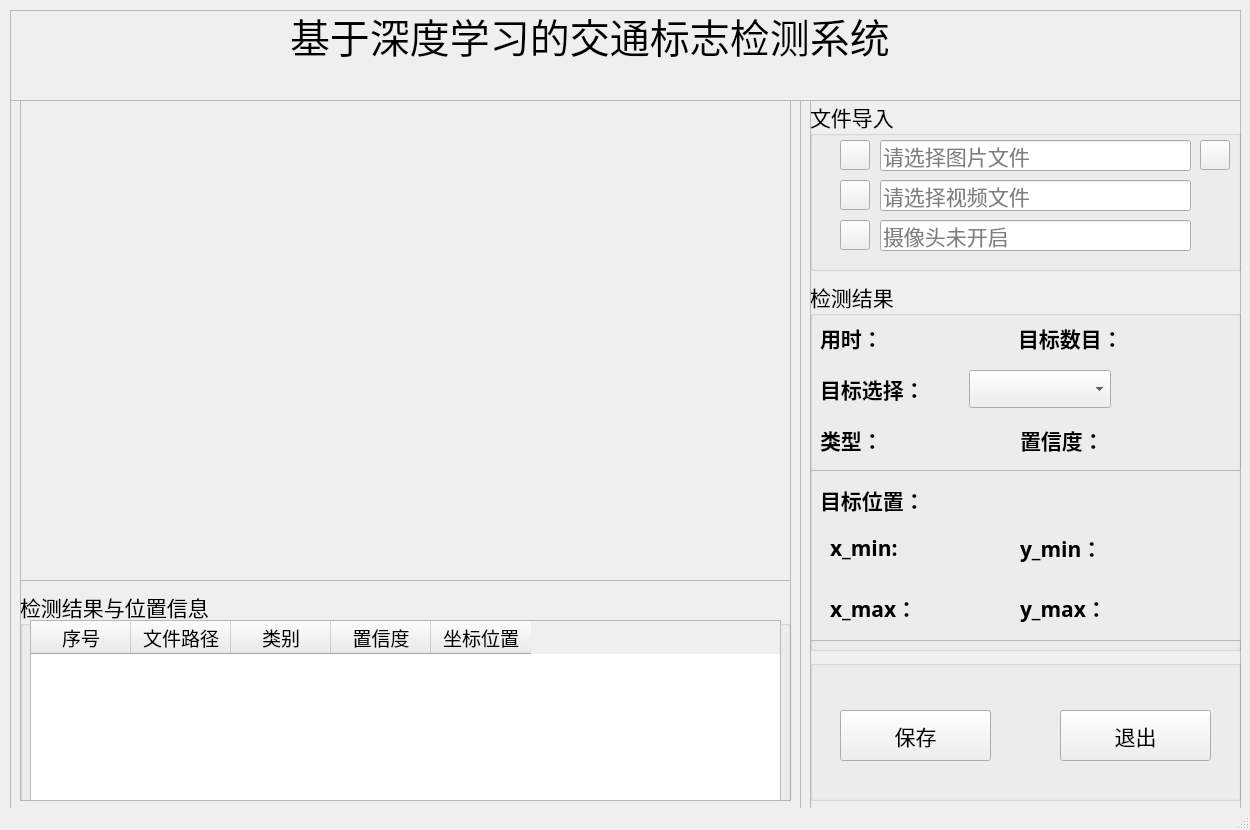
<?xml version="1.0" encoding="UTF-8"?>
<ui version="4.0">
 <class>MainWindow</class>
 <widget class="QMainWindow" name="MainWindow">
  <property name="geometry">
   <rect>
    <x>0</x>
    <y>0</y>
    <width>1250</width>
    <height>830</height>
   </rect>
  </property>
  <property name="minimumSize">
   <size>
    <width>1250</width>
    <height>830</height>
   </size>
  </property>
  <property name="maximumSize">
   <size>
    <width>1250</width>
    <height>830</height>
   </size>
  </property>
  <property name="windowTitle">
   <string>基于深度学习的西红柿成熟度检测系统</string>
  </property>
  <property name="windowIcon">
   <iconset resource="ui_sources.qrc">
    <normaloff>:/icons/ui_imgs/icons/目标检测.png</normaloff>:/icons/ui_imgs/icons/目标检测.png</iconset>
  </property>
  <widget class="QWidget" name="centralwidget">
   <widget class="QFrame" name="frame">
    <property name="geometry">
     <rect>
      <x>10</x>
      <y>100</y>
      <width>791</width>
      <height>711</height>
     </rect>
    </property>
    <property name="frameShape">
     <enum>QFrame::StyledPanel</enum>
    </property>
    <property name="frameShadow">
     <enum>QFrame::Raised</enum>
    </property>
    <widget class="QFrame" name="frame_2">
     <property name="geometry">
      <rect>
       <x>10</x>
       <y>0</y>
       <width>771</width>
       <height>481</height>
      </rect>
     </property>
     <property name="frameShape">
      <enum>QFrame::StyledPanel</enum>
     </property>
     <property name="frameShadow">
      <enum>QFrame::Raised</enum>
     </property>
     <widget class="QLabel" name="label_show">
      <property name="geometry">
       <rect>
        <x>0</x>
        <y>0</y>
        <width>770</width>
        <height>480</height>
       </rect>
      </property>
      <property name="minimumSize">
       <size>
        <width>770</width>
        <height>480</height>
       </size>
      </property>
      <property name="maximumSize">
       <size>
        <width>770</width>
        <height>480</height>
       </size>
      </property>
      <property name="styleSheet">
       <string notr="true">border-image: url(:/icons/ui_imgs/11.png);</string>
      </property>
      <property name="text">
       <string/>
      </property>
     </widget>
    </widget>
    <widget class="QFrame" name="frame_3">
     <property name="geometry">
      <rect>
       <x>10</x>
       <y>480</y>
       <width>771</width>
       <height>221</height>
      </rect>
     </property>
     <property name="frameShape">
      <enum>QFrame::StyledPanel</enum>
     </property>
     <property name="frameShadow">
      <enum>QFrame::Raised</enum>
     </property>
     <widget class="QGroupBox" name="groupBox_3">
      <property name="geometry">
       <rect>
        <x>0</x>
        <y>10</y>
        <width>771</width>
        <height>221</height>
       </rect>
      </property>
      <property name="font">
       <font>
        <family>华文楷体</family>
        <pointsize>16</pointsize>
       </font>
      </property>
      <property name="title">
       <string>检测结果与位置信息</string>
      </property>
      <widget class="QTableWidget" name="tableWidget">
       <property name="geometry">
        <rect>
         <x>10</x>
         <y>30</y>
         <width>751</width>
         <height>181</height>
        </rect>
       </property>
       <property name="font">
        <font>
         <family>华文楷体</family>
         <pointsize>14</pointsize>
        </font>
       </property>
       <column>
        <property name="text">
         <string>序号</string>
        </property>
       </column>
       <column>
        <property name="text">
         <string>文件路径</string>
        </property>
       </column>
       <column>
        <property name="text">
         <string>类别</string>
        </property>
       </column>
       <column>
        <property name="text">
         <string>置信度</string>
        </property>
       </column>
       <column>
        <property name="text">
         <string>坐标位置</string>
        </property>
       </column>
      </widget>
     </widget>
    </widget>
   </widget>
   <widget class="QFrame" name="frame_4">
    <property name="geometry">
     <rect>
      <x>810</x>
      <y>100</y>
      <width>431</width>
      <height>711</height>
     </rect>
    </property>
    <property name="frameShape">
     <enum>QFrame::StyledPanel</enum>
    </property>
    <property name="frameShadow">
     <enum>QFrame::Raised</enum>
    </property>
    <widget class="QGroupBox" name="groupBox">
     <property name="geometry">
      <rect>
       <x>0</x>
       <y>0</y>
       <width>431</width>
       <height>171</height>
      </rect>
     </property>
     <property name="font">
      <font>
       <family>华文楷体</family>
       <pointsize>16</pointsize>
      </font>
     </property>
     <property name="title">
      <string>文件导入</string>
     </property>
     <widget class="QLineEdit" name="PiclineEdit">
      <property name="geometry">
       <rect>
        <x>70</x>
        <y>40</y>
        <width>311</width>
        <height>31</height>
       </rect>
      </property>
      <property name="inputMask">
       <string/>
      </property>
      <property name="placeholderText">
       <string>请选择图片文件</string>
      </property>
     </widget>
     <widget class="QLineEdit" name="VideolineEdit">
      <property name="geometry">
       <rect>
        <x>70</x>
        <y>80</y>
        <width>311</width>
        <height>31</height>
       </rect>
      </property>
      <property name="placeholderText">
       <string>请选择视频文件</string>
      </property>
     </widget>
     <widget class="QPushButton" name="CapBtn">
      <property name="geometry">
       <rect>
        <x>30</x>
        <y>120</y>
        <width>30</width>
        <height>30</height>
       </rect>
      </property>
      <property name="styleSheet">
       <string notr="true">border-image: url(:/icons/ui_imgs/icons/camera.png);</string>
      </property>
      <property name="text">
       <string/>
      </property>
     </widget>
     <widget class="QPushButton" name="PicBtn">
      <property name="geometry">
       <rect>
        <x>30</x>
        <y>40</y>
        <width>30</width>
        <height>30</height>
       </rect>
      </property>
      <property name="styleSheet">
       <string notr="true">border-image: url(:/icons/ui_imgs/icons/img.png);</string>
      </property>
      <property name="text">
       <string/>
      </property>
     </widget>
     <widget class="QPushButton" name="VideoBtn">
      <property name="geometry">
       <rect>
        <x>30</x>
        <y>80</y>
        <width>30</width>
        <height>30</height>
       </rect>
      </property>
      <property name="styleSheet">
       <string notr="true">border-image: url(:/icons/ui_imgs/icons/video.png);</string>
      </property>
      <property name="text">
       <string/>
      </property>
     </widget>
     <widget class="QLineEdit" name="CaplineEdit">
      <property name="geometry">
       <rect>
        <x>70</x>
        <y>120</y>
        <width>311</width>
        <height>31</height>
       </rect>
      </property>
      <property name="placeholderText">
       <string>摄像头未开启</string>
      </property>
     </widget>
     <widget class="QPushButton" name="FilesBtn">
      <property name="geometry">
       <rect>
        <x>390</x>
        <y>40</y>
        <width>30</width>
        <height>30</height>
       </rect>
      </property>
      <property name="styleSheet">
       <string notr="true">border-image: url(:/icons/ui_imgs/icons/folder.png);</string>
      </property>
      <property name="text">
       <string/>
      </property>
     </widget>
    </widget>
    <widget class="QGroupBox" name="groupBox_2">
     <property name="geometry">
      <rect>
       <x>0</x>
       <y>180</y>
       <width>431</width>
       <height>371</height>
      </rect>
     </property>
     <property name="font">
      <font>
       <family>华文楷体</family>
       <pointsize>16</pointsize>
      </font>
     </property>
     <property name="title">
      <string>检测结果</string>
     </property>
     <widget class="QFrame" name="frame_6">
      <property name="geometry">
       <rect>
        <x>0</x>
        <y>190</y>
        <width>431</width>
        <height>171</height>
       </rect>
      </property>
      <property name="frameShape">
       <enum>QFrame::StyledPanel</enum>
      </property>
      <property name="frameShadow">
       <enum>QFrame::Raised</enum>
      </property>
      <widget class="QLabel" name="label_4">
       <property name="geometry">
        <rect>
         <x>10</x>
         <y>10</y>
         <width>131</width>
         <height>41</height>
        </rect>
       </property>
       <property name="font">
        <font>
         <family>华文楷体</family>
         <pointsize>16</pointsize>
        </font>
       </property>
       <property name="styleSheet">
        <string notr="true"/>
       </property>
       <property name="text">
        <string>&lt;html&gt;&lt;head/&gt;&lt;body&gt;&lt;p&gt;&lt;span style=&quot; font-weight:600;&quot;&gt;目标位置：&lt;/span&gt;&lt;/p&gt;&lt;/body&gt;&lt;/html&gt;</string>
       </property>
      </widget>
      <widget class="QWidget" name="layoutWidget">
       <property name="geometry">
        <rect>
         <x>20</x>
         <y>60</y>
         <width>161</width>
         <height>37</height>
        </rect>
       </property>
       <layout class="QHBoxLayout" name="horizontalLayout">
        <item>
         <widget class="QLabel" name="label_6">
          <property name="font">
           <font>
            <family>华文楷体</family>
            <pointsize>16</pointsize>
            <weight>50</weight>
            <bold>false</bold>
           </font>
          </property>
          <property name="text">
           <string>&lt;html&gt;&lt;head/&gt;&lt;body&gt;&lt;p&gt;&lt;span style=&quot; font-weight:600;&quot;&gt;x_min:&lt;/span&gt;&lt;/p&gt;&lt;/body&gt;&lt;/html&gt;</string>
          </property>
         </widget>
        </item>
        <item>
         <widget class="QLabel" name="label_xmin">
          <property name="palette">
           <palette>
            <active>
             <colorrole role="WindowText">
              <brush brushstyle="SolidPattern">
               <color alpha="255">
                <red>255</red>
                <green>0</green>
                <blue>0</blue>
               </color>
              </brush>
             </colorrole>
            </active>
            <inactive>
             <colorrole role="WindowText">
              <brush brushstyle="SolidPattern">
               <color alpha="255">
                <red>255</red>
                <green>0</green>
                <blue>0</blue>
               </color>
              </brush>
             </colorrole>
            </inactive>
            <disabled>
             <colorrole role="WindowText">
              <brush brushstyle="SolidPattern">
               <color alpha="255">
                <red>120</red>
                <green>120</green>
                <blue>120</blue>
               </color>
              </brush>
             </colorrole>
            </disabled>
           </palette>
          </property>
          <property name="font">
           <font>
            <family>Arial</family>
            <pointsize>16</pointsize>
            <weight>75</weight>
            <bold>true</bold>
           </font>
          </property>
          <property name="text">
           <string/>
          </property>
         </widget>
        </item>
       </layout>
      </widget>
      <widget class="QWidget" name="layoutWidget">
       <property name="geometry">
        <rect>
         <x>210</x>
         <y>60</y>
         <width>161</width>
         <height>37</height>
        </rect>
       </property>
       <layout class="QHBoxLayout" name="horizontalLayout_2">
        <item>
         <widget class="QLabel" name="label_8">
          <property name="text">
           <string>&lt;html&gt;&lt;head/&gt;&lt;body&gt;&lt;p&gt;&lt;span style=&quot; font-weight:600;&quot;&gt;y_min：&lt;/span&gt;&lt;/p&gt;&lt;/body&gt;&lt;/html&gt;</string>
          </property>
         </widget>
        </item>
        <item>
         <widget class="QLabel" name="label_ymin">
          <property name="palette">
           <palette>
            <active>
             <colorrole role="WindowText">
              <brush brushstyle="SolidPattern">
               <color alpha="255">
                <red>255</red>
                <green>0</green>
                <blue>0</blue>
               </color>
              </brush>
             </colorrole>
            </active>
            <inactive>
             <colorrole role="WindowText">
              <brush brushstyle="SolidPattern">
               <color alpha="255">
                <red>255</red>
                <green>0</green>
                <blue>0</blue>
               </color>
              </brush>
             </colorrole>
            </inactive>
            <disabled>
             <colorrole role="WindowText">
              <brush brushstyle="SolidPattern">
               <color alpha="255">
                <red>120</red>
                <green>120</green>
                <blue>120</blue>
               </color>
              </brush>
             </colorrole>
            </disabled>
           </palette>
          </property>
          <property name="font">
           <font>
            <family>Arial</family>
            <pointsize>16</pointsize>
            <weight>75</weight>
            <bold>true</bold>
           </font>
          </property>
          <property name="text">
           <string/>
          </property>
         </widget>
        </item>
       </layout>
      </widget>
      <widget class="QWidget" name="layoutWidget">
       <property name="geometry">
        <rect>
         <x>20</x>
         <y>120</y>
         <width>161</width>
         <height>37</height>
        </rect>
       </property>
       <layout class="QHBoxLayout" name="horizontalLayout_3">
        <item>
         <widget class="QLabel" name="label_7">
          <property name="text">
           <string>&lt;html&gt;&lt;head/&gt;&lt;body&gt;&lt;p&gt;&lt;span style=&quot; font-weight:600;&quot;&gt;x_max：&lt;/span&gt;&lt;/p&gt;&lt;/body&gt;&lt;/html&gt;</string>
          </property>
         </widget>
        </item>
        <item>
         <widget class="QLabel" name="label_xmax">
          <property name="palette">
           <palette>
            <active>
             <colorrole role="WindowText">
              <brush brushstyle="SolidPattern">
               <color alpha="255">
                <red>255</red>
                <green>0</green>
                <blue>0</blue>
               </color>
              </brush>
             </colorrole>
            </active>
            <inactive>
             <colorrole role="WindowText">
              <brush brushstyle="SolidPattern">
               <color alpha="255">
                <red>255</red>
                <green>0</green>
                <blue>0</blue>
               </color>
              </brush>
             </colorrole>
            </inactive>
            <disabled>
             <colorrole role="WindowText">
              <brush brushstyle="SolidPattern">
               <color alpha="255">
                <red>120</red>
                <green>120</green>
                <blue>120</blue>
               </color>
              </brush>
             </colorrole>
            </disabled>
           </palette>
          </property>
          <property name="font">
           <font>
            <family>Arial</family>
            <pointsize>16</pointsize>
            <weight>75</weight>
            <bold>true</bold>
           </font>
          </property>
          <property name="text">
           <string/>
          </property>
         </widget>
        </item>
       </layout>
      </widget>
      <widget class="QWidget" name="layoutWidget">
       <property name="geometry">
        <rect>
         <x>210</x>
         <y>120</y>
         <width>161</width>
         <height>37</height>
        </rect>
       </property>
       <layout class="QHBoxLayout" name="horizontalLayout_4">
        <item>
         <widget class="QLabel" name="label_9">
          <property name="text">
           <string>&lt;html&gt;&lt;head/&gt;&lt;body&gt;&lt;p&gt;&lt;span style=&quot; font-weight:600;&quot;&gt;y_max：&lt;/span&gt;&lt;/p&gt;&lt;/body&gt;&lt;/html&gt;</string>
          </property>
         </widget>
        </item>
        <item>
         <widget class="QLabel" name="label_ymax">
          <property name="palette">
           <palette>
            <active>
             <colorrole role="WindowText">
              <brush brushstyle="SolidPattern">
               <color alpha="255">
                <red>255</red>
                <green>0</green>
                <blue>0</blue>
               </color>
              </brush>
             </colorrole>
            </active>
            <inactive>
             <colorrole role="WindowText">
              <brush brushstyle="SolidPattern">
               <color alpha="255">
                <red>255</red>
                <green>0</green>
                <blue>0</blue>
               </color>
              </brush>
             </colorrole>
            </inactive>
            <disabled>
             <colorrole role="WindowText">
              <brush brushstyle="SolidPattern">
               <color alpha="255">
                <red>120</red>
                <green>120</green>
                <blue>120</blue>
               </color>
              </brush>
             </colorrole>
            </disabled>
           </palette>
          </property>
          <property name="font">
           <font>
            <family>Arial</family>
            <pointsize>16</pointsize>
            <weight>75</weight>
            <bold>true</bold>
           </font>
          </property>
          <property name="text">
           <string/>
          </property>
         </widget>
        </item>
       </layout>
      </widget>
     </widget>
     <widget class="QWidget" name="layoutWidget">
      <property name="geometry">
       <rect>
        <x>208</x>
        <y>40</y>
        <width>211</width>
        <height>37</height>
       </rect>
      </property>
      <layout class="QHBoxLayout" name="horizontalLayout_5">
       <item>
        <widget class="QLabel" name="label">
         <property name="text">
          <string>&lt;html&gt;&lt;head/&gt;&lt;body&gt;&lt;p&gt;&lt;span style=&quot; font-weight:600;&quot;&gt;目标数目：&lt;/span&gt;&lt;/p&gt;&lt;/body&gt;&lt;/html&gt;</string>
         </property>
        </widget>
       </item>
       <item>
        <widget class="QLabel" name="label_nums">
         <property name="palette">
          <palette>
           <active>
            <colorrole role="WindowText">
             <brush brushstyle="SolidPattern">
              <color alpha="255">
               <red>255</red>
               <green>0</green>
               <blue>0</blue>
              </color>
             </brush>
            </colorrole>
            <colorrole role="Text">
             <brush brushstyle="SolidPattern">
              <color alpha="255">
               <red>0</red>
               <green>0</green>
               <blue>0</blue>
              </color>
             </brush>
            </colorrole>
            <colorrole role="PlaceholderText">
             <brush brushstyle="SolidPattern">
              <color alpha="128">
               <red>255</red>
               <green>0</green>
               <blue>0</blue>
              </color>
             </brush>
            </colorrole>
           </active>
           <inactive>
            <colorrole role="WindowText">
             <brush brushstyle="SolidPattern">
              <color alpha="255">
               <red>255</red>
               <green>0</green>
               <blue>0</blue>
              </color>
             </brush>
            </colorrole>
            <colorrole role="Text">
             <brush brushstyle="SolidPattern">
              <color alpha="255">
               <red>0</red>
               <green>0</green>
               <blue>0</blue>
              </color>
             </brush>
            </colorrole>
            <colorrole role="PlaceholderText">
             <brush brushstyle="SolidPattern">
              <color alpha="128">
               <red>255</red>
               <green>0</green>
               <blue>0</blue>
              </color>
             </brush>
            </colorrole>
           </inactive>
           <disabled>
            <colorrole role="WindowText">
             <brush brushstyle="SolidPattern">
              <color alpha="255">
               <red>120</red>
               <green>120</green>
               <blue>120</blue>
              </color>
             </brush>
            </colorrole>
            <colorrole role="Text">
             <brush brushstyle="SolidPattern">
              <color alpha="255">
               <red>120</red>
               <green>120</green>
               <blue>120</blue>
              </color>
             </brush>
            </colorrole>
            <colorrole role="PlaceholderText">
             <brush brushstyle="SolidPattern">
              <color alpha="128">
               <red>0</red>
               <green>0</green>
               <blue>0</blue>
              </color>
             </brush>
            </colorrole>
           </disabled>
          </palette>
         </property>
         <property name="font">
          <font>
           <family>Arial</family>
           <pointsize>16</pointsize>
           <weight>75</weight>
           <bold>true</bold>
          </font>
         </property>
         <property name="text">
          <string/>
         </property>
        </widget>
       </item>
      </layout>
     </widget>
     <widget class="QWidget" name="layoutWidget">
      <property name="geometry">
       <rect>
        <x>10</x>
        <y>90</y>
        <width>291</width>
        <height>38</height>
       </rect>
      </property>
      <layout class="QHBoxLayout" name="horizontalLayout_6">
       <item>
        <widget class="QLabel" name="label_5">
         <property name="text">
          <string>&lt;html&gt;&lt;head/&gt;&lt;body&gt;&lt;p&gt;&lt;span style=&quot; font-weight:600;&quot;&gt;目标选择：&lt;/span&gt;&lt;/p&gt;&lt;/body&gt;&lt;/html&gt;</string>
         </property>
        </widget>
       </item>
       <item>
        <widget class="QComboBox" name="comboBox"/>
       </item>
      </layout>
     </widget>
     <widget class="QWidget" name="layoutWidget_2">
      <property name="geometry">
       <rect>
        <x>10</x>
        <y>40</y>
        <width>171</width>
        <height>37</height>
       </rect>
      </property>
      <layout class="QHBoxLayout" name="horizontalLayout_7">
       <item>
        <widget class="QLabel" name="label_10">
         <property name="text">
          <string>&lt;html&gt;&lt;head/&gt;&lt;body&gt;&lt;p&gt;&lt;span style=&quot; font-weight:600;&quot;&gt;用时：&lt;/span&gt;&lt;/p&gt;&lt;/body&gt;&lt;/html&gt;</string>
         </property>
        </widget>
       </item>
       <item>
        <widget class="QLabel" name="time_lb">
         <property name="palette">
          <palette>
           <active>
            <colorrole role="WindowText">
             <brush brushstyle="SolidPattern">
              <color alpha="255">
               <red>255</red>
               <green>0</green>
               <blue>0</blue>
              </color>
             </brush>
            </colorrole>
            <colorrole role="Text">
             <brush brushstyle="SolidPattern">
              <color alpha="255">
               <red>0</red>
               <green>0</green>
               <blue>0</blue>
              </color>
             </brush>
            </colorrole>
            <colorrole role="PlaceholderText">
             <brush brushstyle="SolidPattern">
              <color alpha="128">
               <red>255</red>
               <green>0</green>
               <blue>0</blue>
              </color>
             </brush>
            </colorrole>
           </active>
           <inactive>
            <colorrole role="WindowText">
             <brush brushstyle="SolidPattern">
              <color alpha="255">
               <red>255</red>
               <green>0</green>
               <blue>0</blue>
              </color>
             </brush>
            </colorrole>
            <colorrole role="Text">
             <brush brushstyle="SolidPattern">
              <color alpha="255">
               <red>0</red>
               <green>0</green>
               <blue>0</blue>
              </color>
             </brush>
            </colorrole>
            <colorrole role="PlaceholderText">
             <brush brushstyle="SolidPattern">
              <color alpha="128">
               <red>255</red>
               <green>0</green>
               <blue>0</blue>
              </color>
             </brush>
            </colorrole>
           </inactive>
           <disabled>
            <colorrole role="WindowText">
             <brush brushstyle="SolidPattern">
              <color alpha="255">
               <red>120</red>
               <green>120</green>
               <blue>120</blue>
              </color>
             </brush>
            </colorrole>
            <colorrole role="Text">
             <brush brushstyle="SolidPattern">
              <color alpha="255">
               <red>120</red>
               <green>120</green>
               <blue>120</blue>
              </color>
             </brush>
            </colorrole>
            <colorrole role="PlaceholderText">
             <brush brushstyle="SolidPattern">
              <color alpha="128">
               <red>0</red>
               <green>0</green>
               <blue>0</blue>
              </color>
             </brush>
            </colorrole>
           </disabled>
          </palette>
         </property>
         <property name="font">
          <font>
           <family>Arial</family>
           <pointsize>16</pointsize>
           <weight>75</weight>
           <bold>true</bold>
          </font>
         </property>
         <property name="text">
          <string/>
         </property>
        </widget>
       </item>
      </layout>
     </widget>
     <widget class="QWidget" name="layoutWidget">
      <property name="geometry">
       <rect>
        <x>210</x>
        <y>140</y>
        <width>191</width>
        <height>41</height>
       </rect>
      </property>
      <layout class="QHBoxLayout" name="horizontalLayout_8">
       <item>
        <widget class="QLabel" name="label_11">
         <property name="text">
          <string>&lt;html&gt;&lt;head/&gt;&lt;body&gt;&lt;p&gt;&lt;span style=&quot; font-weight:600;&quot;&gt;置信度：&lt;/span&gt;&lt;/p&gt;&lt;/body&gt;&lt;/html&gt;</string>
         </property>
        </widget>
       </item>
       <item>
        <widget class="QLabel" name="label_conf">
         <property name="palette">
          <palette>
           <active>
            <colorrole role="WindowText">
             <brush brushstyle="SolidPattern">
              <color alpha="255">
               <red>255</red>
               <green>0</green>
               <blue>0</blue>
              </color>
             </brush>
            </colorrole>
           </active>
           <inactive>
            <colorrole role="WindowText">
             <brush brushstyle="SolidPattern">
              <color alpha="255">
               <red>255</red>
               <green>0</green>
               <blue>0</blue>
              </color>
             </brush>
            </colorrole>
           </inactive>
           <disabled>
            <colorrole role="WindowText">
             <brush brushstyle="SolidPattern">
              <color alpha="255">
               <red>120</red>
               <green>120</green>
               <blue>120</blue>
              </color>
             </brush>
            </colorrole>
           </disabled>
          </palette>
         </property>
         <property name="font">
          <font>
           <family>Arial</family>
           <pointsize>16</pointsize>
           <weight>75</weight>
           <bold>true</bold>
          </font>
         </property>
         <property name="text">
          <string/>
         </property>
        </widget>
       </item>
      </layout>
     </widget>
     <widget class="QWidget" name="layoutWidget_3">
      <property name="geometry">
       <rect>
        <x>10</x>
        <y>140</y>
        <width>191</width>
        <height>41</height>
       </rect>
      </property>
      <layout class="QHBoxLayout" name="horizontalLayout_9">
       <item>
        <widget class="QLabel" name="label_13">
         <property name="maximumSize">
          <size>
           <width>60</width>
           <height>16777215</height>
          </size>
         </property>
         <property name="text">
          <string>&lt;html&gt;&lt;head/&gt;&lt;body&gt;&lt;p&gt;&lt;span style=&quot; font-weight:600;&quot;&gt;类型：&lt;/span&gt;&lt;/p&gt;&lt;/body&gt;&lt;/html&gt;</string>
         </property>
        </widget>
       </item>
       <item>
        <widget class="QLabel" name="type_lb">
         <property name="palette">
          <palette>
           <active>
            <colorrole role="WindowText">
             <brush brushstyle="SolidPattern">
              <color alpha="255">
               <red>255</red>
               <green>0</green>
               <blue>0</blue>
              </color>
             </brush>
            </colorrole>
           </active>
           <inactive>
            <colorrole role="WindowText">
             <brush brushstyle="SolidPattern">
              <color alpha="255">
               <red>255</red>
               <green>0</green>
               <blue>0</blue>
              </color>
             </brush>
            </colorrole>
           </inactive>
           <disabled>
            <colorrole role="WindowText">
             <brush brushstyle="SolidPattern">
              <color alpha="255">
               <red>120</red>
               <green>120</green>
               <blue>120</blue>
              </color>
             </brush>
            </colorrole>
           </disabled>
          </palette>
         </property>
         <property name="font">
          <font>
           <family>Arial</family>
           <pointsize>16</pointsize>
           <weight>75</weight>
           <bold>true</bold>
          </font>
         </property>
         <property name="text">
          <string/>
         </property>
        </widget>
       </item>
      </layout>
     </widget>
    </widget>
    <widget class="QGroupBox" name="groupBox_4">
     <property name="geometry">
      <rect>
       <x>0</x>
       <y>560</y>
       <width>431</width>
       <height>141</height>
      </rect>
     </property>
     <property name="font">
      <font>
       <family>华文楷体</family>
       <pointsize>16</pointsize>
      </font>
     </property>
     <property name="title">
      <string/>
     </property>
     <widget class="QPushButton" name="SaveBtn">
      <property name="geometry">
       <rect>
        <x>30</x>
        <y>50</y>
        <width>151</width>
        <height>51</height>
       </rect>
      </property>
      <property name="text">
       <string>保存</string>
      </property>
      <property name="icon">
       <iconset resource="ui_sources.qrc">
        <normaloff>:/icons/ui_imgs/icons/保存.png</normaloff>:/icons/ui_imgs/icons/保存.png</iconset>
      </property>
      <property name="iconSize">
       <size>
        <width>30</width>
        <height>30</height>
       </size>
      </property>
     </widget>
     <widget class="QPushButton" name="ExitBtn">
      <property name="geometry">
       <rect>
        <x>250</x>
        <y>50</y>
        <width>151</width>
        <height>51</height>
       </rect>
      </property>
      <property name="text">
       <string>退出</string>
      </property>
      <property name="icon">
       <iconset resource="ui_sources.qrc">
        <normaloff>:/icons/ui_imgs/icons/退出.png</normaloff>:/icons/ui_imgs/icons/退出.png</iconset>
      </property>
      <property name="iconSize">
       <size>
        <width>30</width>
        <height>30</height>
       </size>
      </property>
     </widget>
    </widget>
   </widget>
   <widget class="QFrame" name="frame_5">
    <property name="geometry">
     <rect>
      <x>10</x>
      <y>10</y>
      <width>1231</width>
      <height>91</height>
     </rect>
    </property>
    <property name="frameShape">
     <enum>QFrame::StyledPanel</enum>
    </property>
    <property name="frameShadow">
     <enum>QFrame::Raised</enum>
    </property>
    <widget class="QLabel" name="label_3">
     <property name="geometry">
      <rect>
       <x>280</x>
       <y>0</y>
       <width>811</width>
       <height>51</height>
      </rect>
     </property>
     <property name="font">
      <font>
       <family>华文楷体</family>
       <pointsize>30</pointsize>
      </font>
     </property>
     <property name="text">
      <string>基于深度学习的交通标志检测系统</string>
     </property>
    </widget>
   </widget>
  </widget>
  <widget class="QStatusBar" name="statusbar"/>
 </widget>
 <resources>
  <include location="ui_sources.qrc"/>
 </resources>
 <connections/>
</ui>
